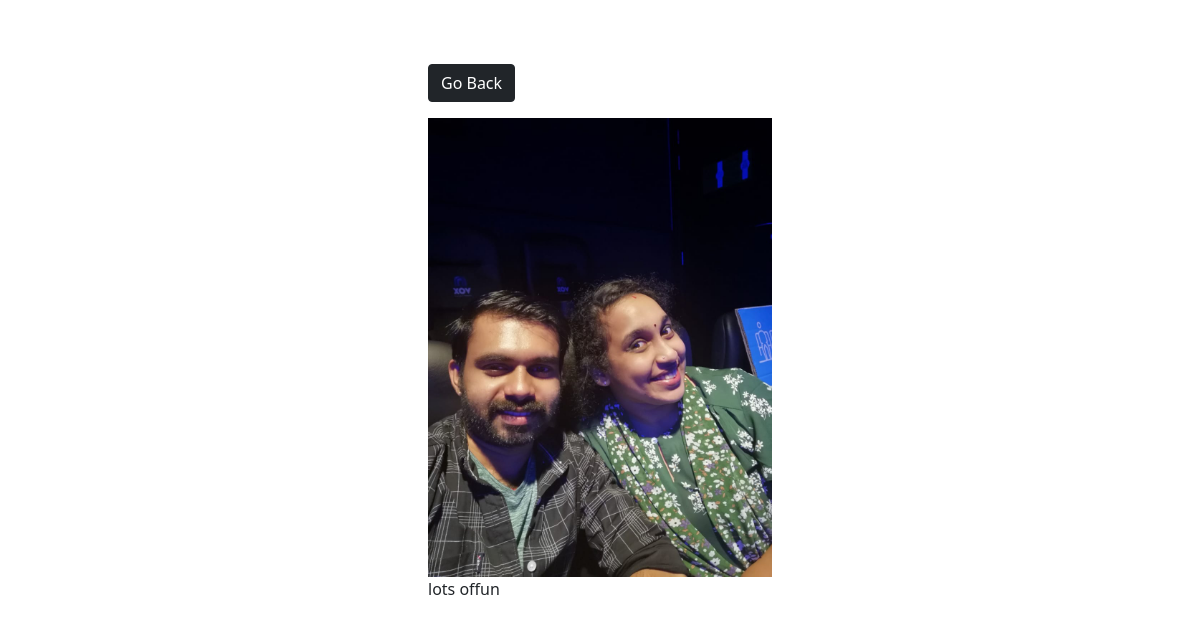
The app's page /photo/8/ with its own data.
### photos/models.py (models this page shows, shortened)
class Photo(models.Model):
    category = models.ForeignKey(
        Category, on_delete=models.SET_NULL, null=True, blank=True)
    image = models.ImageField(null=False, blank=False)
    description = models.TextField()

### photos/views.py (the view)
# urls.py: path('photo/<str:pk>/', views.viewPhoto, name='photo'),
def viewPhoto(request, pk):
    photo = Photo.objects.get(id=pk)
    return render(request, 'photos/photo.html', {'photo': photo})

### photos/templates/photos/photo.html (shortened to what this page needs)
<!DOCTYPE html>
<html lang="en">
<head>
    <link href="https://cdn.jsdelivr.net/npm/bootstrap@5.0.0-beta2/dist/css/bootstrap.min.css" rel="stylesheet"
>
</head>
<body class="m-5">
    <div class="container">
        <div class="row justify-content-center">
            <div class="col-md-4">
                <a href="{% url 'gallery' %}" class="btn btn-dark my-3">Go Back</a>
                <div style="height: 90vh;">
                    <img style="max-width: 100%; max-height: 100%;" src="{{photo.image.url}}">
                    <p>{{photo.description}}</p>
                </div>
            </div>
        </div>
    </div>
</body>
</html>

### records on screen
Photo: image (picture), description "lots offun"
